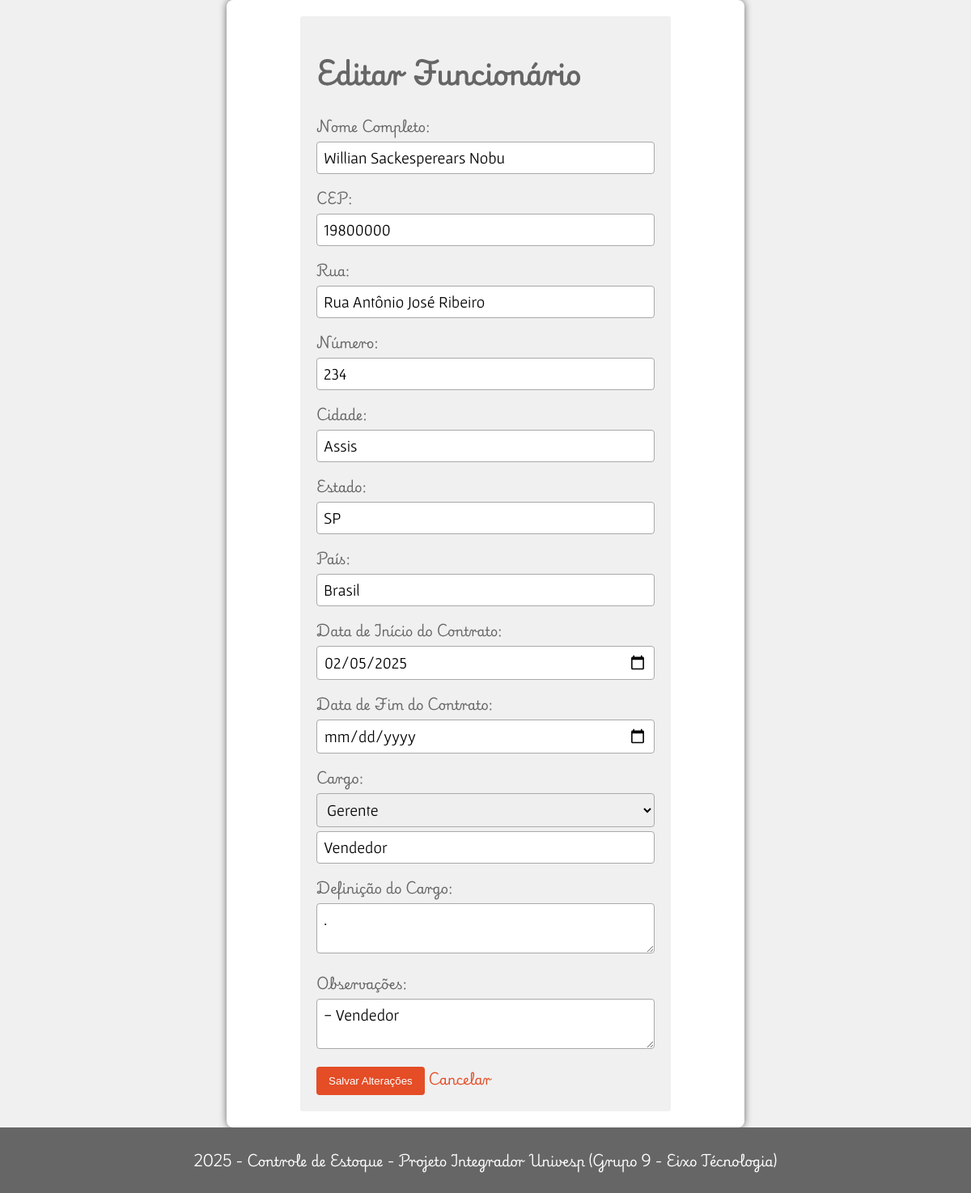
The page /editar_funcionario/2 (signed in) on the database its author committed.
### tables this page shows
CREATE TABLE funcionarios (
    id INTEGER PRIMARY KEY AUTOINCREMENT,
    usuario_id INTEGER NOT NULL,
    nome_completo TEXT NOT NULL,
    cep TEXT NOT NULL,
    rua TEXT NOT NULL,
    numero TEXT NOT NULL,
    cidade TEXT NOT NULL,
    estado TEXT NOT NULL,
    pais TEXT NOT NULL,
    data_inicio_contrato DATE NOT NULL,
    data_fim_contrato DATE,
    cargo TEXT NOT NULL,
    definicao_cargo TEXT NOT NULL,
    observacoes TEXT,
    is_gerente INTEGER NOT NULL DEFAULT 0, -- NOVO CAMPO: 1 para gerente, 0 para não.
    FOREIGN KEY (usuario_id) REFERENCES usuarios(id)
);

### app.py (the view, shortened to what this page needs)
@app.route('/editar_funcionario/<int:funcionario_id>', methods=['GET', 'POST'])
@login_required
def editar_funcionario(funcionario_id):
    db = get_db()
    funcionario = db.execute("SELECT * FROM funcionarios WHERE id = ? AND usuario_id = ?",
                             (funcionario_id, session['usuario_id'])).fetchone()
    if funcionario is None:
        print('Funcionário não encontrado.', 'warning')
        return redirect(url_for('gerenciar_funcionarios'))
    return render_template('editar_funcionario.html', funcionario=funcionario)

### app.py (called while the page is built)
def get_db():
    if 'db' not in g:
        g.db = sqlite3.connect(DATABASE)
        g.db.row_factory = sqlite3.Row
    return g.db

def login_required(f):
    @wraps(f)
    def decorated_function(*args, **kwargs):
        if 'usuario_id' not in session:
            print('Por favor, faça login para acessar esta página.', 'warning')
            return redirect(url_for('login'))
        return f(*args, **kwargs)
    return decorated_function

### templates/editar_funcionario.html (shortened to what this page needs)
{% extends 'base.html' %}
{% block content %}
<div class="container">
    <div class="container-interno">
        <h1>Editar Funcionário</h1>
        <form method="POST">
            <div class="form-group">
                <label for="nome_completo">Nome Completo:</label>
                <input type="text" class="form-control" id="nome_completo" name="nome_completo" value="{{ funcionario.nome_completo |e }}">
            </div>
            <div class="form-group">
                <label for="cep">CEP:</label>
                <input type="text" class="form-control" id="cep" name="cep" value="{{ funcionario.cep |e }}">
            </div>
            <div class="form-group">
                <label for="rua">Rua:</label>
                <input type="text" class="form-control" id="rua" name="rua" value="{{ funcionario.rua |e }}">
            </div>
             <div class="form-group">
                <label for="numero">Número:</label>
                <input type="text" class="form-control" id="numero" name="numero" value="{{ funcionario.numero |e }}">
            </div>
            <div class="form-group">
                <label for="cidade">Cidade:</label>
                <input type="text" class="form-control" id="cidade" name="cidade" value="{{ funcionario.cidade |e }}">
            </div>
            <div class="form-group">
                <label for="estado">Estado:</label>
                <input type="text" class="form-control" id="estado" name="estado" value="{{ funcionario.estado |e }}">
            </div>
            <div class="form-group">
                <label for="pais">País:</label>
                <input type="text" class="form-control" id="pais" name="pais" value="{{ funcionario.pais |e }}">
            </div>
            <div class="form-group">
                <label for="data_inicio_contrato">Data de Início do Contrato:</label>
                <input type="date" class="form-control" id="data_inicio_contrato" name="data_inicio_contrato" value="{{ funcionario.data_inicio_contrato |e }}">
            </div>
            <div class="form-group">
                <label for="data_fim_contrato">Data de Fim do Contrato:</label>
                <input type="date" class="form-control" id="data_fim_contrato" name="data_fim_contrato" value="{{ funcionario.data_fim_contrato |e }}">
            </div>
            <div class="form-group">
                <label for="cargo">Cargo:</label>
                <select id="cargo" name="cargo" required>
                   <option value="gerente">Gerente</option>
                </select><input type="text" class="form-control" id="cargo" name="cargo" value="{{ funcionario.cargo |e }}">
            </div>
            <div class="form-group">
                <label for="definicao_cargo">Definição do Cargo:</label>
                <textarea class="form-control" id="definicao_cargo" name="definicao_cargo">{{ funcionario.definicao_cargo |e }}</textarea>
            </div>
            <div class="form-group">
                <label for="observacoes">Observações:</label>
                <textarea class="form-control" id="observacoes" name="observacoes">{{ funcionario.observacoes |e }}</textarea>
            </div>
            <button type="submit" class="btn btn-primary">Salvar Alterações</button>
            <a href="{{ url_for('gerenciar_funcionarios') }}" class="btn btn-secondary">Cancelar</a>
        </form>
    </div>
</div>
{% endblock %}

### static/css/estilos.css (style rules this page uses)
:root { --vermelho-principal: #e44d26; --vermelho-secundario: #c63617; --vermelho-escuro: #420303; --cinza-claro: #f0f0f0; --cinza-medio: #a9a9a9; --cinza-escuro: #666666; --branco-principal: #ffffff; }
body { font-family: "PlaywriteHU", "Gafata", Arial; margin: 0; padding: 0; background-color: var(--cinza-claro); color: var(--cinza-escuro); display: flex; flex-direction: column; min-height: 100vh; }
.container { width: fit-content; min-width: 50%; margin: 0px auto; background-color: var(--branco-principal); padding: 20px; border-radius: 8px; box-shadow: 0 0 10px var(--cinza-escuro); }
.container-interno { width: fit-content; min-width: 50%; margin: 0px auto; background-color: var(--cinza-claro); padding: 20px; border: none; border-radius: 3px 3px 3px 3px; }
.form-group { margin-bottom: 10px; }
label { display: block; margin-bottom: 5px; color: var(--cinza-escuro); }
input[type="text"], input[type="number"], input[type="date"], input[type="email"], input[type="password"], textarea, select { font-family: "Gafata", Arial; font-size: 20px; width: 100%; padding: 8px; border: 1px solid var(--cinza-medio); border-radius: 4px; box-sizing: border-box; margin-bottom: 5px; animation: mudar-cor-cursor 6.5s infinite; }
input[type="submit"], button { background-color: var(--vermelho-principal); color: var(--branco-principal); padding: 10px 15px; border: none; border-radius: 4px; cursor: pointer; }
a { color: var(--vermelho-principal); text-decoration: none; }

### rows shown on the page
funcionarios: nome_completo "Willian Sackesperears Nobu", cep "19800000", rua "Rua Antônio José Ribeiro", numero "234", cidade "Assis", estado "SP", pais "Brasil", data_inicio_contrato "02/05/2025", cargo "Vendedor", definicao_cargo ".", observacoes "- Vendedor"
